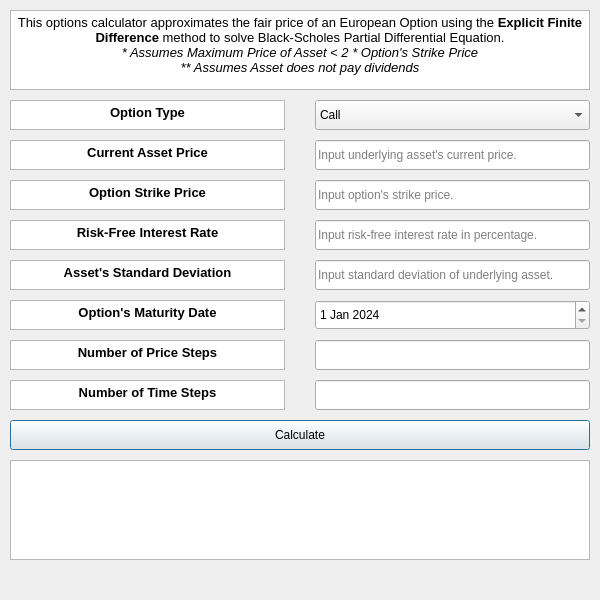
<?xml version="1.0" encoding="UTF-8"?>
<ui version="4.0">
 <class>window</class>
 <widget class="QDialog" name="window">
  <property name="enabled">
   <bool>true</bool>
  </property>
  <property name="geometry">
   <rect>
    <x>0</x>
    <y>0</y>
    <width>600</width>
    <height>600</height>
   </rect>
  </property>
  <property name="windowTitle">
   <string>Options Calculator</string>
  </property>
  <property name="toolTip">
   <string/>
  </property>
  <property name="statusTip">
   <string/>
  </property>
  <property name="accessibleDescription">
   <string/>
  </property>
  <widget class="QTextBrowser" name="introduction">
   <property name="geometry">
    <rect>
     <x>10</x>
     <y>10</y>
     <width>580</width>
     <height>80</height>
    </rect>
   </property>
   <property name="html">
    <string>&lt;!DOCTYPE HTML PUBLIC &quot;-//W3C//DTD HTML 4.0//EN&quot; &quot;http://www.w3.org/TR/REC-html40/strict.dtd&quot;&gt;
&lt;html&gt;&lt;head&gt;&lt;meta name=&quot;qrichtext&quot; content=&quot;1&quot; /&gt;&lt;style type=&quot;text/css&quot;&gt;
p, li { white-space: pre-wrap; }
&lt;/style&gt;&lt;/head&gt;&lt;body style=&quot; font-family:'MS Shell Dlg 2'; font-size:9.75pt; font-weight:400; font-style:normal;&quot;&gt;
&lt;p align=&quot;center&quot; style=&quot; margin-top:0px; margin-bottom:0px; margin-left:0px; margin-right:0px; -qt-block-indent:0; text-indent:0px;&quot;&gt;This options calculator approximates the fair price of an European Option using the &lt;span style=&quot; font-weight:600;&quot;&gt;Explicit Finite Difference&lt;/span&gt; method to solve Black-Scholes Partial Differential Equation.&lt;/p&gt;
&lt;p align=&quot;center&quot; style=&quot; margin-top:0px; margin-bottom:0px; margin-left:0px; margin-right:0px; -qt-block-indent:0; text-indent:0px;&quot;&gt;&lt;span style=&quot; font-style:italic;&quot;&gt;* Assumes Maximum Price of Asset &amp;lt; 2 * Option's Strike Price&lt;/span&gt;&lt;/p&gt;
&lt;p align=&quot;center&quot; style=&quot; margin-top:0px; margin-bottom:0px; margin-left:0px; margin-right:0px; -qt-block-indent:0; text-indent:0px;&quot;&gt;&lt;span style=&quot; font-style:italic;&quot;&gt;** Assumes Asset does not pay dividends&lt;/span&gt;&lt;/p&gt;&lt;/body&gt;&lt;/html&gt;</string>
   </property>
  </widget>
  <widget class="QTextBrowser" name="text_option_type">
   <property name="geometry">
    <rect>
     <x>10</x>
     <y>100</y>
     <width>275</width>
     <height>30</height>
    </rect>
   </property>
   <property name="html">
    <string>&lt;!DOCTYPE HTML PUBLIC &quot;-//W3C//DTD HTML 4.0//EN&quot; &quot;http://www.w3.org/TR/REC-html40/strict.dtd&quot;&gt;
&lt;html&gt;&lt;head&gt;&lt;meta name=&quot;qrichtext&quot; content=&quot;1&quot; /&gt;&lt;style type=&quot;text/css&quot;&gt;
p, li { white-space: pre-wrap; }
&lt;/style&gt;&lt;/head&gt;&lt;body style=&quot; font-family:'MS Shell Dlg 2'; font-size:9.75pt; font-weight:400; font-style:normal;&quot;&gt;
&lt;p align=&quot;center&quot; style=&quot; margin-top:0px; margin-bottom:0px; margin-left:0px; margin-right:0px; -qt-block-indent:0; text-indent:0px;&quot;&gt;&lt;span style=&quot; font-weight:600;&quot;&gt;Option Type&lt;/span&gt;&lt;/p&gt;&lt;/body&gt;&lt;/html&gt;</string>
   </property>
  </widget>
  <widget class="QTextBrowser" name="text_asset_price">
   <property name="geometry">
    <rect>
     <x>10</x>
     <y>140</y>
     <width>275</width>
     <height>30</height>
    </rect>
   </property>
   <property name="html">
    <string>&lt;!DOCTYPE HTML PUBLIC &quot;-//W3C//DTD HTML 4.0//EN&quot; &quot;http://www.w3.org/TR/REC-html40/strict.dtd&quot;&gt;
&lt;html&gt;&lt;head&gt;&lt;meta name=&quot;qrichtext&quot; content=&quot;1&quot; /&gt;&lt;style type=&quot;text/css&quot;&gt;
p, li { white-space: pre-wrap; }
&lt;/style&gt;&lt;/head&gt;&lt;body style=&quot; font-family:'MS Shell Dlg 2'; font-size:9.75pt; font-weight:400; font-style:normal;&quot;&gt;
&lt;p align=&quot;center&quot; style=&quot; margin-top:0px; margin-bottom:0px; margin-left:0px; margin-right:0px; -qt-block-indent:0; text-indent:0px;&quot;&gt;&lt;span style=&quot; font-weight:600;&quot;&gt;Current Asset Price&lt;/span&gt;&lt;/p&gt;&lt;/body&gt;&lt;/html&gt;</string>
   </property>
  </widget>
  <widget class="QTextBrowser" name="text_strike_price">
   <property name="geometry">
    <rect>
     <x>10</x>
     <y>180</y>
     <width>275</width>
     <height>30</height>
    </rect>
   </property>
   <property name="html">
    <string>&lt;!DOCTYPE HTML PUBLIC &quot;-//W3C//DTD HTML 4.0//EN&quot; &quot;http://www.w3.org/TR/REC-html40/strict.dtd&quot;&gt;
&lt;html&gt;&lt;head&gt;&lt;meta name=&quot;qrichtext&quot; content=&quot;1&quot; /&gt;&lt;style type=&quot;text/css&quot;&gt;
p, li { white-space: pre-wrap; }
&lt;/style&gt;&lt;/head&gt;&lt;body style=&quot; font-family:'MS Shell Dlg 2'; font-size:9.75pt; font-weight:400; font-style:normal;&quot;&gt;
&lt;p align=&quot;center&quot; style=&quot; margin-top:0px; margin-bottom:0px; margin-left:0px; margin-right:0px; -qt-block-indent:0; text-indent:0px;&quot;&gt;&lt;span style=&quot; font-weight:600;&quot;&gt;Option Strike Price&lt;/span&gt;&lt;/p&gt;&lt;/body&gt;&lt;/html&gt;</string>
   </property>
  </widget>
  <widget class="QTextBrowser" name="text_interest">
   <property name="geometry">
    <rect>
     <x>10</x>
     <y>220</y>
     <width>275</width>
     <height>30</height>
    </rect>
   </property>
   <property name="html">
    <string>&lt;!DOCTYPE HTML PUBLIC &quot;-//W3C//DTD HTML 4.0//EN&quot; &quot;http://www.w3.org/TR/REC-html40/strict.dtd&quot;&gt;
&lt;html&gt;&lt;head&gt;&lt;meta name=&quot;qrichtext&quot; content=&quot;1&quot; /&gt;&lt;style type=&quot;text/css&quot;&gt;
p, li { white-space: pre-wrap; }
&lt;/style&gt;&lt;/head&gt;&lt;body style=&quot; font-family:'MS Shell Dlg 2'; font-size:9.75pt; font-weight:400; font-style:normal;&quot;&gt;
&lt;p align=&quot;center&quot; style=&quot; margin-top:0px; margin-bottom:0px; margin-left:0px; margin-right:0px; -qt-block-indent:0; text-indent:0px;&quot;&gt;&lt;span style=&quot; font-weight:600;&quot;&gt;Risk-Free Interest Rate&lt;/span&gt;&lt;/p&gt;&lt;/body&gt;&lt;/html&gt;</string>
   </property>
  </widget>
  <widget class="QTextBrowser" name="text_volatility">
   <property name="geometry">
    <rect>
     <x>10</x>
     <y>260</y>
     <width>275</width>
     <height>30</height>
    </rect>
   </property>
   <property name="html">
    <string>&lt;!DOCTYPE HTML PUBLIC &quot;-//W3C//DTD HTML 4.0//EN&quot; &quot;http://www.w3.org/TR/REC-html40/strict.dtd&quot;&gt;
&lt;html&gt;&lt;head&gt;&lt;meta name=&quot;qrichtext&quot; content=&quot;1&quot; /&gt;&lt;style type=&quot;text/css&quot;&gt;
p, li { white-space: pre-wrap; }
&lt;/style&gt;&lt;/head&gt;&lt;body style=&quot; font-family:'MS Shell Dlg 2'; font-size:9.75pt; font-weight:400; font-style:normal;&quot;&gt;
&lt;p align=&quot;center&quot; style=&quot; margin-top:0px; margin-bottom:0px; margin-left:0px; margin-right:0px; -qt-block-indent:0; text-indent:0px;&quot;&gt;&lt;span style=&quot; font-weight:600;&quot;&gt;Asset's Standard Deviation&lt;/span&gt;&lt;/p&gt;&lt;/body&gt;&lt;/html&gt;</string>
   </property>
  </widget>
  <widget class="QTextBrowser" name="text_maturity_date">
   <property name="geometry">
    <rect>
     <x>10</x>
     <y>300</y>
     <width>275</width>
     <height>30</height>
    </rect>
   </property>
   <property name="html">
    <string>&lt;!DOCTYPE HTML PUBLIC &quot;-//W3C//DTD HTML 4.0//EN&quot; &quot;http://www.w3.org/TR/REC-html40/strict.dtd&quot;&gt;
&lt;html&gt;&lt;head&gt;&lt;meta name=&quot;qrichtext&quot; content=&quot;1&quot; /&gt;&lt;style type=&quot;text/css&quot;&gt;
p, li { white-space: pre-wrap; }
&lt;/style&gt;&lt;/head&gt;&lt;body style=&quot; font-family:'MS Shell Dlg 2'; font-size:9.75pt; font-weight:400; font-style:normal;&quot;&gt;
&lt;p align=&quot;center&quot; style=&quot; margin-top:0px; margin-bottom:0px; margin-left:0px; margin-right:0px; -qt-block-indent:0; text-indent:0px;&quot;&gt;&lt;span style=&quot; font-weight:600;&quot;&gt;Option's Maturity Date&lt;/span&gt;&lt;/p&gt;&lt;/body&gt;&lt;/html&gt;</string>
   </property>
  </widget>
  <widget class="QTextBrowser" name="text_price_step">
   <property name="geometry">
    <rect>
     <x>10</x>
     <y>340</y>
     <width>275</width>
     <height>30</height>
    </rect>
   </property>
   <property name="html">
    <string>&lt;!DOCTYPE HTML PUBLIC &quot;-//W3C//DTD HTML 4.0//EN&quot; &quot;http://www.w3.org/TR/REC-html40/strict.dtd&quot;&gt;
&lt;html&gt;&lt;head&gt;&lt;meta name=&quot;qrichtext&quot; content=&quot;1&quot; /&gt;&lt;style type=&quot;text/css&quot;&gt;
p, li { white-space: pre-wrap; }
&lt;/style&gt;&lt;/head&gt;&lt;body style=&quot; font-family:'MS Shell Dlg 2'; font-size:9.75pt; font-weight:400; font-style:normal;&quot;&gt;
&lt;p align=&quot;center&quot; style=&quot; margin-top:0px; margin-bottom:0px; margin-left:0px; margin-right:0px; -qt-block-indent:0; text-indent:0px;&quot;&gt;&lt;span style=&quot; font-weight:600;&quot;&gt;Number of Price Steps&lt;/span&gt;&lt;/p&gt;&lt;/body&gt;&lt;/html&gt;</string>
   </property>
  </widget>
  <widget class="QTextBrowser" name="text_time_step">
   <property name="geometry">
    <rect>
     <x>10</x>
     <y>380</y>
     <width>275</width>
     <height>30</height>
    </rect>
   </property>
   <property name="autoFillBackground">
    <bool>false</bool>
   </property>
   <property name="html">
    <string>&lt;!DOCTYPE HTML PUBLIC &quot;-//W3C//DTD HTML 4.0//EN&quot; &quot;http://www.w3.org/TR/REC-html40/strict.dtd&quot;&gt;
&lt;html&gt;&lt;head&gt;&lt;meta name=&quot;qrichtext&quot; content=&quot;1&quot; /&gt;&lt;style type=&quot;text/css&quot;&gt;
p, li { white-space: pre-wrap; }
&lt;/style&gt;&lt;/head&gt;&lt;body style=&quot; font-family:'MS Shell Dlg 2'; font-size:9.75pt; font-weight:400; font-style:normal;&quot;&gt;
&lt;p align=&quot;center&quot; style=&quot; margin-top:0px; margin-bottom:0px; margin-left:0px; margin-right:0px; -qt-block-indent:0; text-indent:0px;&quot;&gt;&lt;span style=&quot; font-weight:600;&quot;&gt;Number of Time Steps&lt;/span&gt;&lt;/p&gt;&lt;/body&gt;&lt;/html&gt;</string>
   </property>
  </widget>
  <widget class="QComboBox" name="in_option_type">
   <property name="geometry">
    <rect>
     <x>315</x>
     <y>100</y>
     <width>275</width>
     <height>30</height>
    </rect>
   </property>
   <item>
    <property name="text">
     <string>Call</string>
    </property>
   </item>
   <item>
    <property name="text">
     <string>Put</string>
    </property>
   </item>
  </widget>
  <widget class="QLineEdit" name="in_assetprice">
   <property name="geometry">
    <rect>
     <x>315</x>
     <y>140</y>
     <width>275</width>
     <height>30</height>
    </rect>
   </property>
   <property name="inputMask">
    <string/>
   </property>
   <property name="placeholderText">
    <string>Input underlying asset's current price.</string>
   </property>
  </widget>
  <widget class="QLineEdit" name="in_strikeprice">
   <property name="geometry">
    <rect>
     <x>315</x>
     <y>180</y>
     <width>275</width>
     <height>30</height>
    </rect>
   </property>
   <property name="inputMask">
    <string/>
   </property>
   <property name="text">
    <string/>
   </property>
   <property name="placeholderText">
    <string>Input option's strike price.</string>
   </property>
  </widget>
  <widget class="QLineEdit" name="in_interestrate">
   <property name="geometry">
    <rect>
     <x>315</x>
     <y>220</y>
     <width>275</width>
     <height>30</height>
    </rect>
   </property>
   <property name="inputMask">
    <string/>
   </property>
   <property name="text">
    <string/>
   </property>
   <property name="placeholderText">
    <string>Input risk-free interest rate in percentage.</string>
   </property>
  </widget>
  <widget class="QLineEdit" name="in_std">
   <property name="geometry">
    <rect>
     <x>315</x>
     <y>260</y>
     <width>275</width>
     <height>30</height>
    </rect>
   </property>
   <property name="inputMask">
    <string/>
   </property>
   <property name="text">
    <string/>
   </property>
   <property name="placeholderText">
    <string>Input standard deviation of underlying asset.</string>
   </property>
  </widget>
  <widget class="QLineEdit" name="in_pricestep">
   <property name="geometry">
    <rect>
     <x>315</x>
     <y>340</y>
     <width>275</width>
     <height>30</height>
    </rect>
   </property>
   <property name="inputMask">
    <string/>
   </property>
   <property name="text">
    <string/>
   </property>
   <property name="placeholderText">
    <string/>
   </property>
  </widget>
  <widget class="QLineEdit" name="in_timestep">
   <property name="geometry">
    <rect>
     <x>315</x>
     <y>380</y>
     <width>275</width>
     <height>30</height>
    </rect>
   </property>
   <property name="inputMask">
    <string/>
   </property>
   <property name="text">
    <string/>
   </property>
   <property name="placeholderText">
    <string/>
   </property>
  </widget>
  <widget class="QDateEdit" name="in_maturitydate">
   <property name="geometry">
    <rect>
     <x>315</x>
     <y>300</y>
     <width>275</width>
     <height>30</height>
    </rect>
   </property>
   <property name="dateTime">
    <datetime>
     <hour>0</hour>
     <minute>0</minute>
     <second>0</second>
     <year>2024</year>
     <month>1</month>
     <day>1</day>
    </datetime>
   </property>
  </widget>
  <widget class="QPushButton" name="but_calculate">
   <property name="geometry">
    <rect>
     <x>10</x>
     <y>420</y>
     <width>580</width>
     <height>30</height>
    </rect>
   </property>
   <property name="text">
    <string>Calculate</string>
   </property>
  </widget>
  <widget class="QTextBrowser" name="output">
   <property name="geometry">
    <rect>
     <x>10</x>
     <y>460</y>
     <width>580</width>
     <height>100</height>
    </rect>
   </property>
   <property name="html">
    <string>&lt;!DOCTYPE HTML PUBLIC &quot;-//W3C//DTD HTML 4.0//EN&quot; &quot;http://www.w3.org/TR/REC-html40/strict.dtd&quot;&gt;
&lt;html&gt;&lt;head&gt;&lt;meta name=&quot;qrichtext&quot; content=&quot;1&quot; /&gt;&lt;style type=&quot;text/css&quot;&gt;
p, li { white-space: pre-wrap; }
&lt;/style&gt;&lt;/head&gt;&lt;body style=&quot; font-family:'MS Shell Dlg 2'; font-size:9.75pt; font-weight:400; font-style:normal;&quot;&gt;
&lt;p align=&quot;center&quot; style=&quot;-qt-paragraph-type:empty; margin-top:0px; margin-bottom:0px; margin-left:0px; margin-right:0px; -qt-block-indent:0; text-indent:0px;&quot;&gt;&lt;br /&gt;&lt;/p&gt;&lt;/body&gt;&lt;/html&gt;</string>
   </property>
  </widget>
 </widget>
 <resources/>
 <connections/>
</ui>
